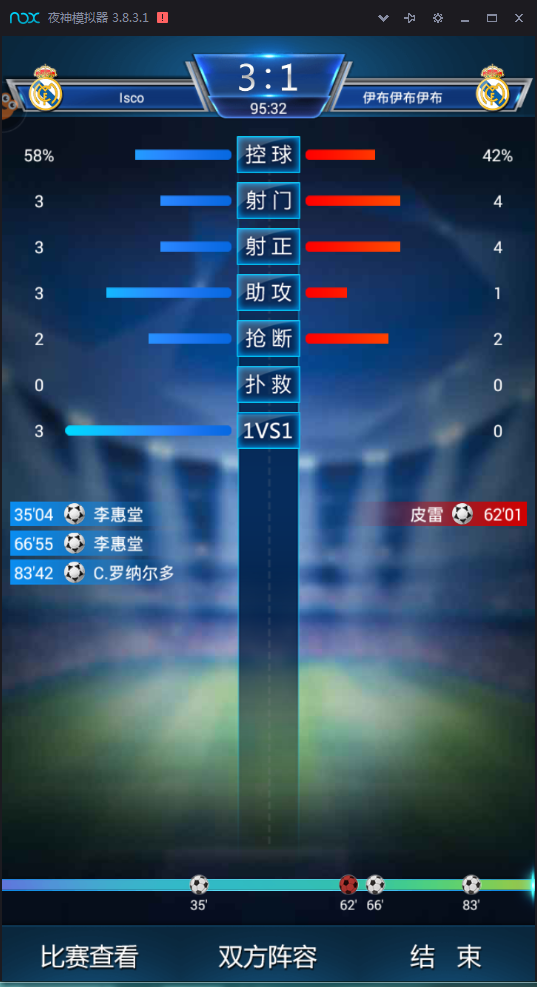
#> input picture LearningPython/1.png, 537 x 987 px
$ python PIL_pra.py   (Python 2 division)
#> lines starting #> are read from the running program, lines starting #| are printed output that depends on the picture
from PIL import Image
im = Image.open('1.png')
#> im is the input picture: PIL image 537x987 RGBA; mean R, G, B, A 44.5, 71.1, 95.8, 255
print im.format, im.size, im.mode
#| PNG (537, 987) RGBA
im.thumbnail((268, 494))
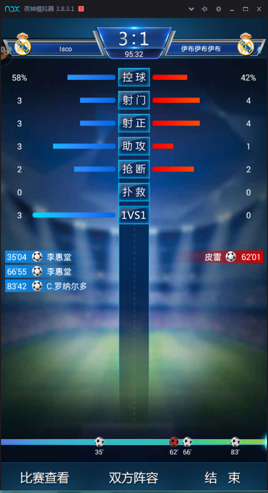
#> im: PIL image 268x493 RGBA; mean R, G, B, A 44.5, 71.1, 95.8, 255
im.save('test.png')
